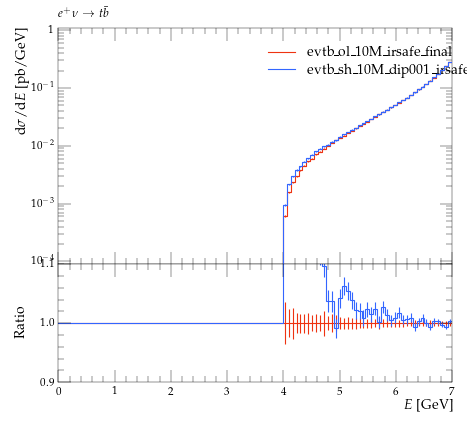

Reproduce this figure in Python.
#! /usr/bin/env python

# This Python script was auto-generated using YODA v2.0.0.
# Analysis object: /evtb/inc_t_e
# Timestamp: 16-04-2024 (13:49:16)

import matplotlib as mpl
import matplotlib.pyplot as plt
mpl.use('Agg') # comment out for interactive use
import os
import numpy as np

plotDir = os.path.split(os.path.realpath(__file__))[0]
if 'YODA_USER_PLOT_PATH' in globals():
    plot_outdir = globals()['YODA_USER_PLOT_PATH']
else:
    plot_outdir = plotDir

#plot style
plt.style.use(os.path.join(plotDir, '../default.mplstyle'))
# plot metadata
figW, figH = plt.rcParams['figure.figsize']
ax_xLabel = r'$E$ [GeV]'
ax_yLabel = r'$\mathrm{d}\sigma / \mathrm{d} E$ [pb/GeV]'
ax_title  = r'$e^+ \nu \to t \bar b$'
ax_xScale = 'linear'
ax_yScale = 'log'
xLims = (0.0, 7.0)
yLims = (9e-05, 1.1)

# TeX-friendly labels for the legend
labels = [ r"evtb\_ol\_10M\_irsafe\_final", r"evtb\_sh\_10M\_VIRS\_dip001\_irsafe\_final" ]

# Create figure and axis objects
fig, (ax, ratio0_ax) = plt.subplots(2, 1, sharex=True,
                  figsize=(figW,figH), gridspec_kw={'height_ratios': (2, 1)})
ratio0_ax.yaxis.set_major_locator(mpl.ticker.MultipleLocator(0.1))
ratio0_ax.set_ylim(0.9, 1.1)
ratio0_ax.set_ylabel('Ratio')

# LineColor map: curve index -> color
linecolors = {0: '#EE3311', 1: '#3366FF'}
# the numerical data is stored in a separate file
dataf = dict()
prefix = os.path.split(__file__)[0]
if prefix:    prefix = prefix + '/'
exec(open(prefix+'inc_t_e__data.py').read(), dataf)


legend_handles = [] # keep track of handles for the legend

# style options for curves
# starts at zorder>=5 to draw curve on top of legend
styles = {
  'curve0': {
    'color' : linecolors[0],
    'linestyle' : '-',
    'marker' : 'o',
    'zorder' : 5,
    'histstyle' : True,
  },
  'curve1': {
    'color' : linecolors[1],
    'linestyle' : '-',
    'marker' : 'o',
    'zorder' : 6,
    'histstyle' : True,
  },
}
# curve from input yoda files in main panel
for label in dataf['yvals'].keys():
    if all(np.isnan(v) for v in dataf['yvals'][label]):
        continue
    tmp = None
    if styles[label]['histstyle']: # draw as histogram
        tmp, = ax.plot(dataf['xedges'], dataf['yedges'][label],
                       color=styles[label]['color'],
                       linestyle=styles[label]['linestyle'],
                       drawstyle='steps-pre', solid_joinstyle='miter',
                       zorder=styles[label]['zorder'], label=label)
        ax.errorbar(dataf['xpoints'], dataf['yvals'][label], color=styles[label]['color'],
                    xerr=dataf['xerrs'], yerr=[dataf['ydowns'][label], dataf['yups'][label]],
                    linestyle='none', zorder=styles[label]['zorder'])
    else: # draw as scatter
        tmp = ax.errorbar(dataf['xpoints'], dataf['yvals'][label],
                          xerr=dataf['xerrs'],
                          yerr=[ dataf['ydowns'][label],
                          dataf['yups'][label] ],
                          fmt=styles[label]['marker'],
                          ecolor=styles[label]['color'],
                          color=styles[label]['color'], zorder=2)
        tmp[-1][0].set_linestyle(styles[label]['linestyle'])
    legend_handles += [tmp]
    for varLabel in dataf['variation_yvals'].keys():
        if varLabel.startswith(label):
            tmp, = ax.plot(dataf['xedges'], dataf['variation_yvals'][varLabel],
                           color=styles[label]['color'],
                           linestyle=styles[label]['linestyle'],
                           drawstyle='steps-pre', solid_joinstyle='miter',
                           zorder=styles[label]['zorder'], alpha=0.5)


# plots on ratio panel
# curve from input yoda files in ratio panel
for label, yvals in dataf['ratio0_yvals'].items():
    if all(np.isnan(v) for v in yvals):
        continue
    if styles[label]['histstyle']: # plot as histogram
        ratio0_ax.plot(dataf['xedges'], yvals,
                       color=styles[label]['color'],
                       linestyle=styles[label]['linestyle'],
                       drawstyle='steps-pre', zorder=1,
                       solid_joinstyle='miter')
        ratio0_ax.vlines(dataf['xpoints'],
                         dataf['ratio0_ymin'][label],
                         dataf['ratio0_ymax'][label],
                         color=styles[label]['color'], zorder=1)
    else: # plot as scatter
        tmp = ratio0_ax.errorbar(dataf['xpoints'],
                                 yvals, xerr=dataf['xerrs'],
                                 yerr=dataf['ratio0_yerrs'][label],
                                 fmt=styles[label]['marker'],
                                 ecolor=styles[label]['color'],
                                 color=styles[label]['color'])
        tmp[-1][0].set_linestyle(styles[label]['linestyle'])

    for varlabel in dataf['ratio0_variation_vals'].keys():
        if varlabel.startswith(label):
            ratio0_ax.plot(dataf['xedges'],
                            dataf['ratio0_variation_vals'][varlabel],
                            color=styles[label]['color'],
                            linestyle=styles[label]['linestyle'],
                            drawstyle='steps-pre', solid_joinstyle='miter',
                            zorder=1, alpha=0.5)

legend_pos = (0.5, 0.97)
ax.legend(legend_handles, labels, loc='upper left', bbox_to_anchor=legend_pos)

# set plot metadata as defined above
ratio0_ax.set_xlabel(ax_xLabel)
ratio0_ax.xaxis.set_label_coords(1., -.15)
ax.set_ylabel(ax_yLabel, loc='top')
ax.set_title(ax_title, loc='left')
ax.set_xscale(ax_xScale)
ax.set_yscale(ax_yScale)
ax.set_xlim(xLims)
ax.set_ylim(yLims)

# tick formatting
plt.rcParams['xtick.top'] = True
plt.rcParams['ytick.right'] = True
ax.yaxis.set_major_locator(mpl.ticker.LogLocator(base=10.0, numticks=np.inf))
ax.yaxis.set_minor_locator(mpl.ticker.LogLocator(
                           base=10.0, subs=np.arange(0.1, 1, 0.1), numticks=np.inf))
fig.align_ylabels((ax, ratio0_ax))
plt.savefig(os.path.join(plot_outdir, 'inc_t_e.pdf'), format='PDF')
plt.savefig(os.path.join(plot_outdir, 'inc_t_e.png'), format='PNG')

plt.close(fig)
